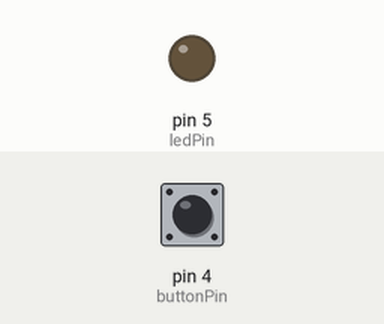
The sketch below on a simulated Arduino Uno, built with avr-gcc and run on an emulated ATmega328P. On the bench: output pins drawn as LEDs (lit = HIGH). Dashed ring = blinking. The inputs (shaded band) are chosen by the test bench; at power-on: pin 4 (buttonPin) HIGH.

Above: at 1.2 s.
1.3 s: pin 4 (buttonPin) pulled LOW for 0.15 s
At 1.55 s:
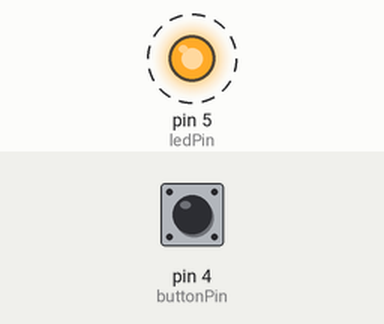
4.3 s: pin 4 (buttonPin) pulled LOW for 1 s
At 4.3 s:
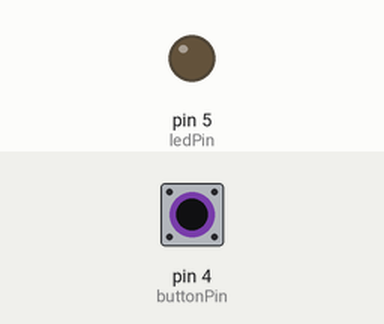
6.8 s: pin 4 (buttonPin) pulled LOW for 3.2 s
At 7.05 s:
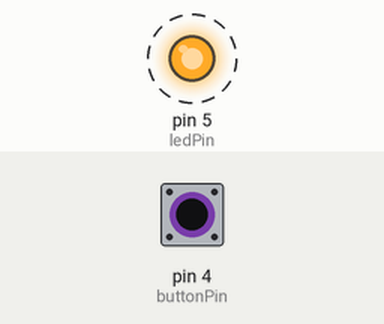
Timing chart, 0 to 17.5 s (numbered marks = the images above; inputs shaded):
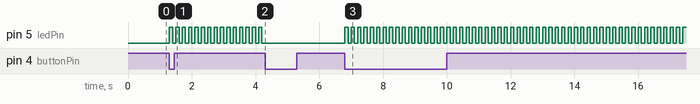

Measured:
- after the input at 1.3 s, pin 5 (ledPin): alternates HIGH for 0.10 s and LOW for 0.10 s, starting at once
- after the input at 4.3 s, pin 5 (ledPin): stops changing and stays LOW
- after the input at 6.8 s, pin 5 (ledPin): alternates HIGH for 0.10 s and LOW for 0.10 s, starting at once

The sketch:

10_SW_LED_cnt_blnk.ino
```cpp
int led_flag = 0; // 0이면 off 1이면 on
const int ledPin = 5;
const int buttonPin = 4;
int cur_btn_val = 0, pre_btn_vla = 0;


void setup() {
  // put your setup code here, to run once:
  Serial.begin(115200);

  pinMode(ledPin, OUTPUT);
  pinMode(buttonPin, INPUT);

  digitalWrite(ledPin, LOW);

}

void loop() {
  // put your main code here, to run repeatedly:

  cur_btn_val = digitalRead(buttonPin); // 현재값 저장

  // 스위치 동작에 따른 상태값 변경
  if( (cur_btn_val==LOW) && (pre_btn_vla==HIGH) ) {

    if( led_flag == 0 ){
      led_flag = 1;
    }
    else {
      led_flag = 0;
    }

  }

  if(led_flag == 1) {
    digitalWrite(ledPin, HIGH);
    delay(100);
    digitalWrite(ledPin, LOW);
    delay(100);
  }

  pre_btn_vla = cur_btn_val; // 이전값 갱신

}
```
